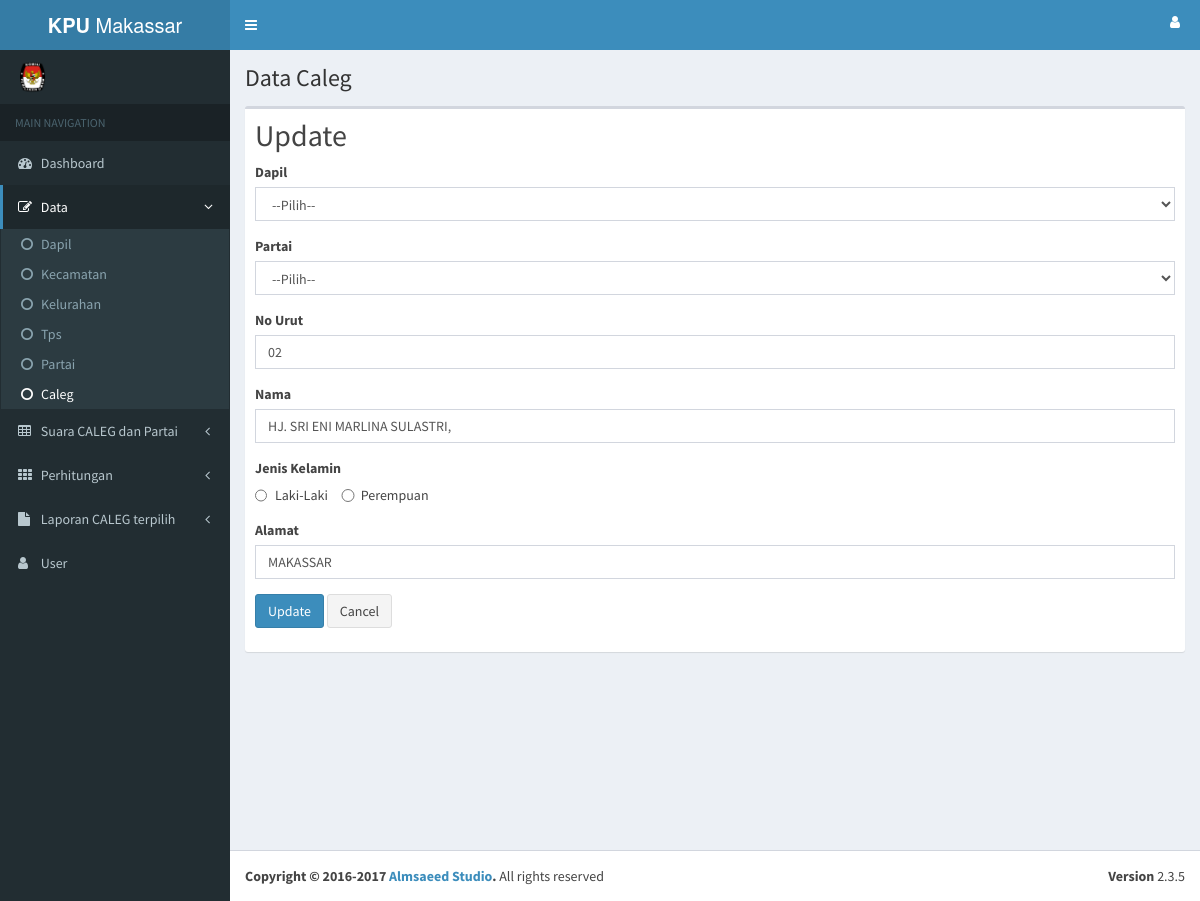
Page /tb_caleg/update/760 on the committed database.
### tables this page shows
CREATE TABLE `tb_caleg` (
  `id` int(11) NOT NULL AUTO_INCREMENT,
  `id_dapil` int(11) DEFAULT NULL,
  `id_partai` int(11) DEFAULT NULL,
  `no_urut` varchar(3) DEFAULT NULL,
  `nama` varchar(30) DEFAULT NULL,
  `jk` varchar(15) DEFAULT NULL,
  `alamat` varchar(15) DEFAULT NULL,
  PRIMARY KEY (`id`) USING BTREE
);

### application/controllers/Tb_caleg.php (called while the page is built, shortened)
<?php
class Tb_caleg extends CI_Controller
{
    function __construct()
    {
        $this->load->model('Tb_caleg_model');
        $this->load->library('form_validation');
    }
    public function update($id)
    {
        $row = $this->Tb_caleg_model->get_by_id($id);
        if ($row) {
            $data = array(
                'button' => 'Update',
                'action' => site_url('tb_caleg/update_action'),
		'id' => set_value('id', $row->id),
		'id_dapil' => set_value('id_dapil', $row->id_dapil),
		'id_partai' => set_value('id_partai', $row->id_partai),
		'no_urut' => set_value('no_urut', $row->no_urut),
		'nama' => set_value('nama', $row->nama),
		'jk' => set_value('jk', $row->jk),
		'alamat' => set_value('alamat', $row->alamat),
	    );
            $this->load->view('tb_caleg/tb_caleg_form', $data);
        } else {
            $this->session->set_flashdata('message', 'Record Not Found');
            redirect(site_url('tb_caleg'));
        }
    }
}

### index.php (called while the page is built, shortened)
<?php
require_once BASEPATH.'core/CodeIgniter.php';

### application/models/Tb_caleg_model.php (called while the page is built, shortened)
<?php
class Tb_caleg_model extends CI_Model
{
    public $table = 'tb_caleg';
    public $id = 'id';
    function get_by_id($id)
    {
        $this->db->where($this->id, $id);
        return $this->db->get($this->table)->row();
    }
}

### application/views/tb_caleg/tb_caleg_form.php (the view, shortened to what this page needs)
<div class="content-wrapper">
    <section class="content-header">
        <h1>Data Caleg</h1>
    </section>
    <section class="content">
        <div class="row">
            <div class="col-xs-12">
                <div class="box">
                    <div class="box-header">
                        <h2 style="margin-top:0px"><?php echo $button ?></h2>
                        <form action="<?php echo $action; ?>" method="post">
                            <div class="form-group">
                                <label for="varchar">Dapil <?php echo form_error('id_dapil') ?></label>
                                <select name="id_dapil" class="form-control" id="id_dapil">
                                    <option value="">--Pilih--</option>
                                </select>
                            </div>
                            <div class="form-group">
                                <label for="varchar">Partai <?php echo form_error('id_partai') ?></label>
                                <select name="id_partai" class="form-control" id="id_partai">
                                    <option value="">--Pilih--</option>
                                </select>
                            </div>
                    	    <div class="form-group">
                                <label for="varchar">No Urut <?php echo form_error('no_urut') ?></label>
                                <input type="text" class="form-control" name="no_urut" id="no_urut" placeholder="No Urut" value="<?php echo $no_urut; ?>" />
                            </div>
                    	    <div class="form-group">
                                <label for="varchar">Nama <?php echo form_error('nama') ?></label>
                                <input type="text" class="form-control" name="nama" id="nama" placeholder="Nama" value="<?php echo $nama; ?>" />
                            </div>
                            <div class="form-group">
                                <label for="varchar">Jenis Kelamin<?php echo form_error('jk') ?></label><br>
                                <label class="radio-inline">
                                  <input value="L" class="col-md-2" type="radio" name="jk" id="jk" required/>Laki-Laki
                                </label>
                                <label  class="radio-inline">
                                  <input value="P" class="col-md-2" type="radio" name="jk" id="jk" required/>Perempuan
                                </label>
                            </div>
                    	    <div class="form-group">
                                <label for="varchar">Alamat <?php echo form_error('alamat') ?></label>
                                <input type="text" class="form-control" name="alamat" id="alamat" placeholder="Alamat" value="<?php echo $alamat; ?>" />
                            </div>
                    	    <button type="submit" class="btn btn-primary"><?php echo $button ?></button>
                    	    <a href="<?php echo site_url('tb_caleg') ?>" class="btn btn-default">Cancel</a>
                    	</form>
                    </div>
                </div>
            </div>
        </div>
    </section>
</div>

### rows in the picture
tb_caleg: no_urut "02", nama "HJ. SRI ENI MARLINA SULASTRI,", alamat "MAKASSAR"

### other values in the picture
$button "Update"
